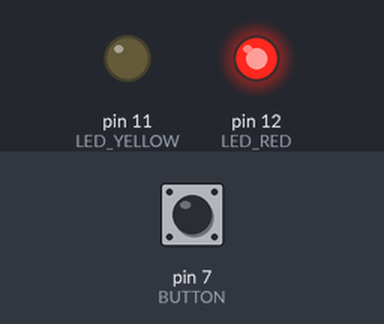
This sketch was run on a simulated Arduino Uno, built with avr-gcc and run on an emulated ATmega328P. Shown: output pins drawn as LEDs (lit = HIGH). The inputs (shaded band) are chosen by the test bench; at power-on: pin 7 (BUTTON) LOW.

Above: at 1.2 s.
1.3 s: pin 7 (BUTTON) pulled HIGH for 0.15 s
At 2.3 s:
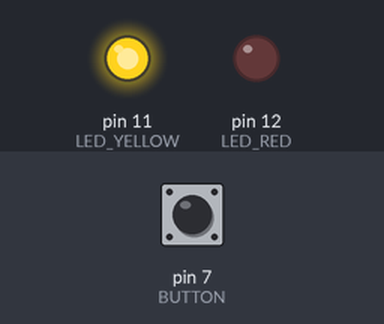
2.9 s: pin 7 (BUTTON) pulled HIGH for 1 s
At 3.5 s:
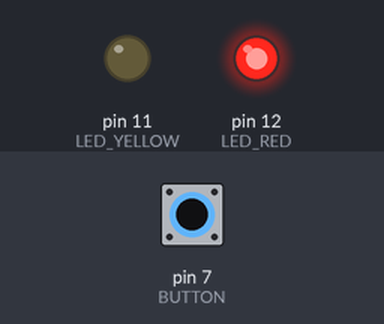
5.4 s: pin 7 (BUTTON) pulled HIGH for 3.2 s
At 6.6 s:
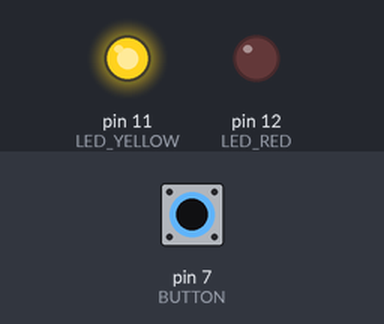
Timing chart, 0 to 8.4 s (numbered marks = the images above; inputs shaded):
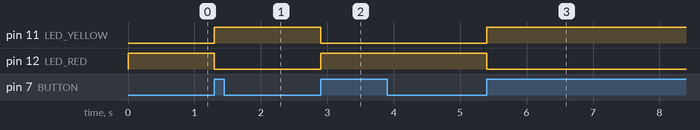

Measured:
- after the input at 1.3 s, pin 11 (LED_YELLOW): LOW → HIGH at once; pin 12 (LED_RED): HIGH → LOW at once
- after the input at 2.9 s, pin 11 (LED_YELLOW): HIGH → LOW at once; pin 12 (LED_RED): LOW → HIGH at once
- after the input at 5.4 s, pin 11 (LED_YELLOW): LOW → HIGH at once; pin 12 (LED_RED): HIGH → LOW at once

The sketch:

bin-night-light.ino
```cpp
const int LED_RED = 12;
const int LED_YELLOW = 11;
const int BUTTON = 7;

// This'll be the 7 days between bin nights, but can be shrunk for testing.
const long DELAY_INTERVAL = 604800000;

// Initialise button state for tracking in the loop.
int buttonState = 0;
int lastButtonState = 0;

unsigned long previousMillis = 0;

void switchLight() {
  int red_pin_state = digitalRead(LED_RED);

  if (red_pin_state) {
    digitalWrite(LED_RED, LOW);
    digitalWrite(LED_YELLOW, HIGH);
  } else {
    digitalWrite(LED_RED, HIGH);
    digitalWrite(LED_YELLOW, LOW);
  }
}

void buttonSwitch() {
  buttonState = digitalRead(BUTTON);

  if (buttonState != lastButtonState) {
    if (buttonState) {
      switchLight();
    }
    delay(50);
  }

  lastButtonState = buttonState;
}

void intervalSwitch() {
  unsigned long currentMillis = millis();

  if (currentMillis - previousMillis >= DELAY_INTERVAL) {
    previousMillis = currentMillis;
    switchLight();
  }
}

void setup() {
  pinMode(LED_RED, OUTPUT);
  pinMode(LED_YELLOW, OUTPUT);
  pinMode(BUTTON, INPUT);

  switchLight(); // Ensures the LEDs start switched on.
}

void loop() {
  buttonSwitch();
  intervalSwitch();
}
```
